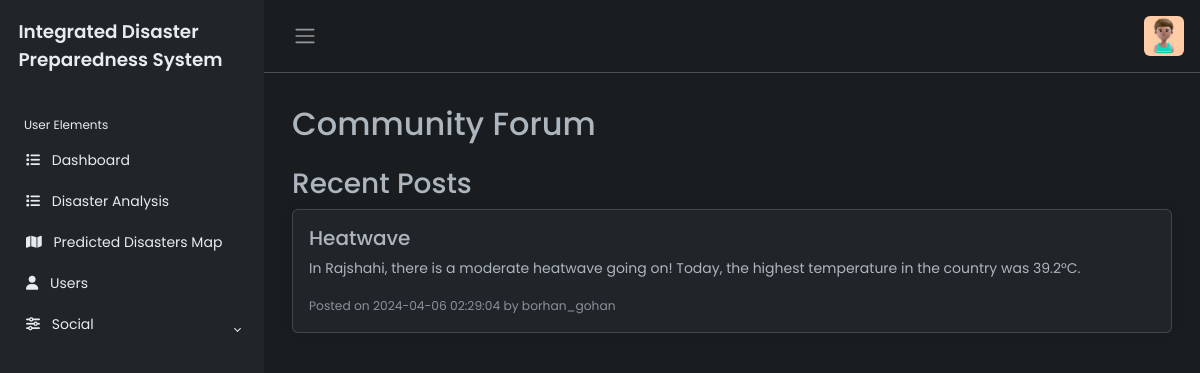
The page /community_admin.php on the database its author committed.
### tables this page shows
CREATE TABLE `community_forum` (
  `post_id` int(11) NOT NULL,
  `username` varchar(50) NOT NULL,
  `post_title` varchar(255) NOT NULL,
  `post_content` text NOT NULL,
  `post_date` datetime NOT NULL DEFAULT current_timestamp()
);

### community_admin.php (the view, shortened to what this page needs)
<?php
include "connection.php";
?>
<!DOCTYPE html>
<html lang="en" data-bs-theme="dark">
<head>
    <link rel="stylesheet" href="https://cdn.jsdelivr.net/npm/bootstrap@5.3.0-alpha2/dist/css/bootstrap.min.css">
    <link rel="stylesheet" href="style_user.css">
</head>
<body>
    <div class="wrapper">
        <aside id="sidebar" class="js-sidebar">
            <div class="h-100">
                <div class="sidebar-logo">
                    <a href="#">Integrated Disaster Preparedness System</a>
                </div>
                <ul class="sidebar-nav">
                    <li class="sidebar-header">
                        User Elements
                    </li>
                    <li class="sidebar-item">
                        <a href="admin_dash.php" class="sidebar-link">
                            <i class="fa-solid fa-list pe-2"></i>
                            Dashboard
                        </a>
                    </li>
                    <li class="sidebar-item">
                        <a href="disaster_analysis.php" class="sidebar-link">
                            <i class="fa-solid fa-list pe-2"></i>
                            Disaster Analysis
                        </a>
                    </li>
                    <li class="sidebar-item">
                        <a href="map.php" class="sidebar-link">
                            <i class="fa-solid fa-map pe-2"></i>
                            Predicted Disasters Map
                        </a>
                    </li>
                    <li class="sidebar-item">
                        <a href="view_users.php" class="sidebar-link">
                            <i class="fa-solid fa-user pe-2"></i>
                            Users
                        </a>
                    </li>
                    <li class="sidebar-item">
                        <a href="#" class="sidebar-link collapsed" data-bs-target="#posts" data-bs-toggle="collapse"
                            aria-expanded="false"><i class="fa-solid fa-sliders pe-2"></i>
                            Social
                        </a>
                    </li>
                </ul>
            </div>
        </aside>
        <div class="main">
            <nav class="navbar navbar-expand px-3 border-bottom">
                <button class="btn" id="sidebar-toggle" type="button">
                    <span class="navbar-toggler-icon"></span>
                </button>
                <div class="navbar-collapse navbar">
                    <ul class="navbar-nav">
                        <li class="nav-item dropdown">
                            <a href="#" data-bs-toggle="dropdown" class="nav-icon pe-md-0">
                                <img src="profile.jpg" class="avatar img-fluid rounded" alt="">
                            </a>
                        </li>
                    </ul>
                </div>
            </nav>
            <main class="content px-3 py-2">
                <div class="container mt-4">
                    <h2 class="mb-4">Community Forum</h2>
                    <div class="mt-4">
                        <h3>Recent Posts</h3>
                        <?php
                        $sql = "SELECT * FROM community_forum ORDER BY post_date DESC";
                        $result = mysqli_query($conn, $sql);
                        if (mysqli_num_rows($result) > 0) {
                            while ($row = mysqli_fetch_assoc($result)) {
                                echo "<div class='card mb-3'>";
                                echo "<div class='card-body'>";
                                echo "<h5 class='card-title'>" . $row['post_title'] . "</h5>";
                                echo "<p class='card-text'>" . $row['post_content'] . "</p>";
                                echo "<p class='card-text'><small class='text-muted'>Posted on " . $row['post_date'] . " by " . $row['username'] . "</small></p>";
                                echo "</div>";
                                echo "</div>";
                            }
                        } else {
                            echo "<p>No posts yet.</p>";
                        }
                        ?>
                    </div>
                </div>
            </main>
        </div>
    </div>
</body>
</html>

### style_user.css (style rules this page uses)
body { font-family: 'Poppins', sans-serif; font-size: 0.875rem; opacity: 1; overflow-y: scroll; margin: 0; }
a { cursor: pointer; text-decoration: none; font-family: 'Poppins', sans-serif; }
li { list-style: none; }
.wrapper { align-items: stretch; display: flex; width: 100%; }
#sidebar { max-width: 264px; min-width: 264px; background: var(--bs-dark); transition: all 0.35s ease-in-out; }
.main { display: flex; flex-direction: column; min-height: 100vh; min-width: 0; overflow: hidden; transition: all 0.35s ease-in-out; width: 100%; background: var(--bs-dark-bg-subtle); }
.sidebar-logo { padding: 1.15rem; }
.sidebar-logo a { color: #e9ecef; font-size: 1.15rem; font-weight: 600; }
.sidebar-nav { flex-grow: 1; list-style: none; margin-bottom: 0; padding-left: 0; margin-left: 0; }
.sidebar-header { color: #e9ecef; font-size: .75rem; padding: 1.5rem 1.5rem .375rem; }
a.sidebar-link { padding: .625rem 1.625rem; color: #e9ecef; position: relative; display: block; font-size: 0.875rem; }
.sidebar-link[data-bs-toggle="collapse"]::after { border: solid; border-width: 0 .075rem .075rem 0; content: ""; display: inline-block; padding: 2px; position: absolute; right: 1.5rem; top: 1.4rem; transform: rotate(-135deg); transition: all .2s ease-out; }
.sidebar-link[data-bs-toggle="collapse"].collapsed::after { transform: rotate(45deg); transition: all .2s ease-out; }
.avatar { height: 40px; width: 40px; }
.navbar-expand .navbar-nav { margin-left: auto; }
.content { flex: 1; max-width: 100vw; width: 100vw; }
@media (min-width:768px) { .content { max-width: auto; width: auto; } }
.card { box-shadow: 0 0 .875rem 0 rgba(34, 46, 60, .05); margin-bottom: 24px; }

### rows shown on the page
community_forum: post_title "Heatwave", post_content "In Rajshahi, there is a moderate heatwave going on! Today, the highest temperature in the country was 39.2°C.", post_date "2024-04-06 02:29:04", username "borhan_gohan"
